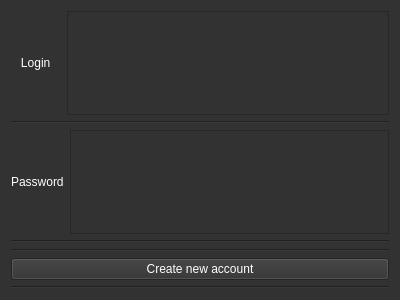
<?xml version="1.0" encoding="UTF-8"?>
<ui version="4.0">
 <class>Form</class>
 <widget class="QWidget" name="Form">
  <property name="geometry">
   <rect>
    <x>0</x>
    <y>0</y>
    <width>400</width>
    <height>300</height>
   </rect>
  </property>
  <property name="windowTitle">
   <string>Form</string>
  </property>
  <property name="styleSheet">
   <string notr="true">background-color: rgb(50, 50, 50);</string>
  </property>
  <layout class="QVBoxLayout" name="verticalLayout">
   <item>
    <layout class="QHBoxLayout" name="horizontalLayout_7">
     <item>
      <widget class="QLabel" name="login_new">
       <property name="styleSheet">
        <string notr="true">color: rgb(255, 255, 255);
font: 75 16pt &quot;MS Shell Dlg 2&quot;;</string>
       </property>
       <property name="text">
        <string>   Login   </string>
       </property>
      </widget>
     </item>
     <item>
      <widget class="QTextEdit" name="login_text_new">
       <property name="styleSheet">
        <string notr="true">color: rgb(255, 255, 255);
font: 75 16pt &quot;MS Shell Dlg 2&quot;;</string>
       </property>
      </widget>
     </item>
    </layout>
   </item>
   <item>
    <widget class="Line" name="line_2">
     <property name="orientation">
      <enum>Qt::Horizontal</enum>
     </property>
    </widget>
   </item>
   <item>
    <layout class="QHBoxLayout" name="horizontalLayout_8">
     <item>
      <widget class="QLabel" name="password_new">
       <property name="styleSheet">
        <string notr="true">color: rgb(255, 255, 255);
font: 75 16pt &quot;MS Shell Dlg 2&quot;;</string>
       </property>
       <property name="text">
        <string>Password</string>
       </property>
      </widget>
     </item>
     <item>
      <widget class="QTextEdit" name="password_text_new">
       <property name="styleSheet">
        <string notr="true">color: rgb(255, 255, 255);
font: 75 16pt &quot;MS Shell Dlg 2&quot;;</string>
       </property>
      </widget>
     </item>
    </layout>
   </item>
   <item>
    <widget class="Line" name="line">
     <property name="orientation">
      <enum>Qt::Horizontal</enum>
     </property>
    </widget>
   </item>
   <item>
    <widget class="Line" name="line_3">
     <property name="orientation">
      <enum>Qt::Horizontal</enum>
     </property>
    </widget>
   </item>
   <item>
    <widget class="QPushButton" name="create_new_acc">
     <property name="sizePolicy">
      <sizepolicy hsizetype="Minimum" vsizetype="Minimum">
       <horstretch>0</horstretch>
       <verstretch>0</verstretch>
      </sizepolicy>
     </property>
     <property name="styleSheet">
      <string notr="true">color: rgb(255, 255, 255);
font: 75 16pt &quot;MS Shell Dlg 2&quot;;</string>
     </property>
     <property name="text">
      <string>Create new account</string>
     </property>
    </widget>
   </item>
   <item>
    <widget class="Line" name="line_4">
     <property name="orientation">
      <enum>Qt::Horizontal</enum>
     </property>
    </widget>
   </item>
  </layout>
 </widget>
 <resources/>
 <connections/>
</ui>
